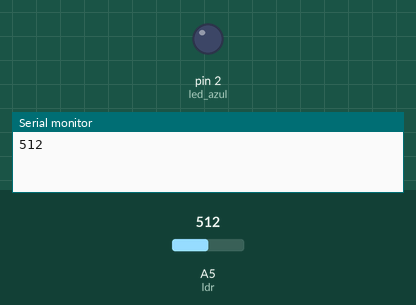
Bench run of a sketch on a simulated Arduino Uno, built with avr-gcc and run on an emulated ATmega328P. On the bench: output pins drawn as LEDs (lit = HIGH), the last lines printed to the serial monitor. The inputs (shaded band) are chosen by the test bench; at power-on: A5 (ldr) = 512.

Above: at 0.1 s.
At 1.1 s:
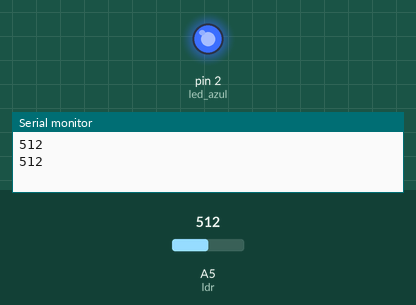
Timing chart, 0 to 2.6 s (numbered marks = the images above):
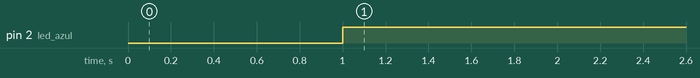

The sketch:

sketch_oct17c.ino
```cpp
int ldr = A5;
int valor;
int delte = 1000;
int led_azul = 2;
void setup() {

Serial.begin (9600);
pinMode(ldr, INPUT);
pinMode(led_azul,OUTPUT);

}

void loop() {

int valor = analogRead(ldr);
Serial.println(valor);
delay(delte);
if(valor>300){
digitalWrite(led_azul,HIGH);
}else{
  digitalWrite(led_azul,LOW);
  }

}
```

Measured:
- by itself, pin 2 (led_azul): LOW → HIGH at 1.0 s
